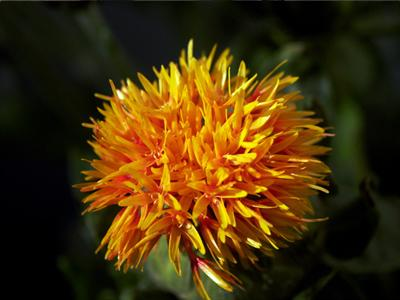
%> input picture Assignments/Assignment1Solutions/王鹏宇/4.jpg, 400 x 300 px
$ octave 'Pengyu Wang.m'   (GNU Octave 9; MATLAB toolbox functions it lacks are replaced by stand-ins)
%> lines starting %> are read from the running program, lines starting %| are printed output that depends on the picture
clc;
clear;
%step1-1
%输入图像
RGB=imread('4.jpg');
%> RGB is the input picture: size 300x400x3 uint8; mean R, G, B 71.3, 48.1, 10.9
%将RGB图像分为三个通道的灰度图
R=RGB(:,:,1);
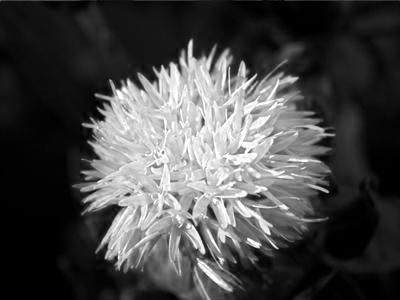
%> R: size 300x400 uint8; min 0, max 255, mean 71.3
G=RGB(:,:,2);
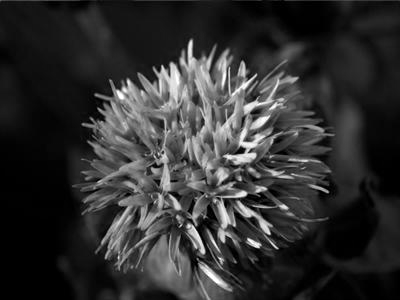
%> G: size 300x400 uint8; min 0, max 255, mean 48.1
B=RGB(:,:,3);
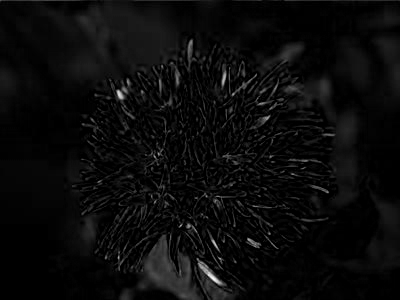
%> B: size 300x400 uint8; min 0, max 248, mean 10.9
%将灰度范围压缩到0-16
R=R/8;
G=G/8;
B=B/8;
%将像素数值类型从uint8转化为double
R=double(R);
%> R: size 300x400 double
G=double(G);
%> G: size 300x400 double
B=double(B);
%> B: size 300x400 double


%将三通道颜色通过0-4096的单数值表示,并显示单值表示后的图像
RGB2=R*32*32+G*32+B;        %RGB2为颜色单值表示后的一维矩阵
figure,imshow(imdivide(RGB2,max(max(RGB2)))),title('颜色单值化图像');

%step1-2
%使用vlfeat产生超像素分割矩阵
%> (the run ends here)
